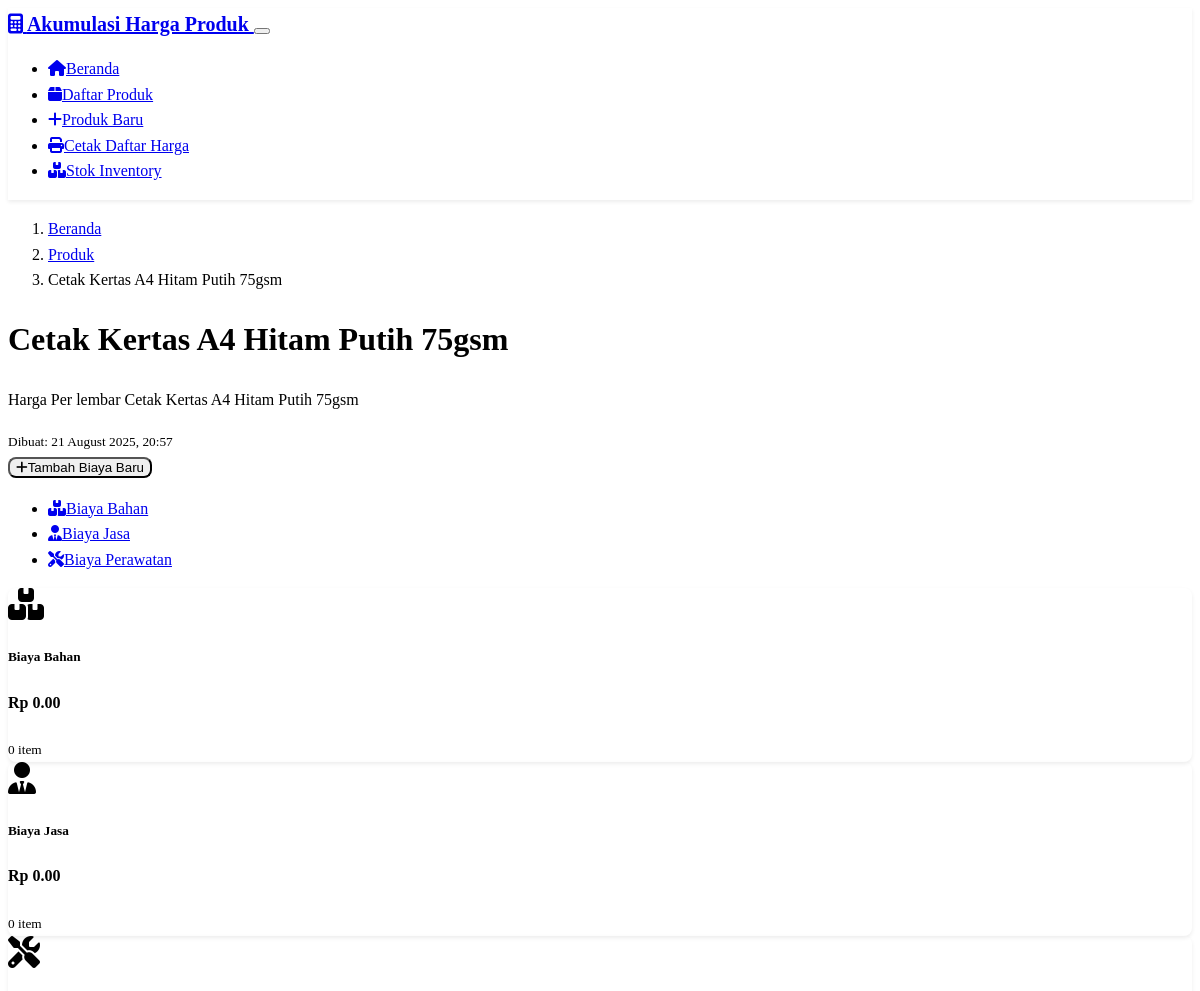
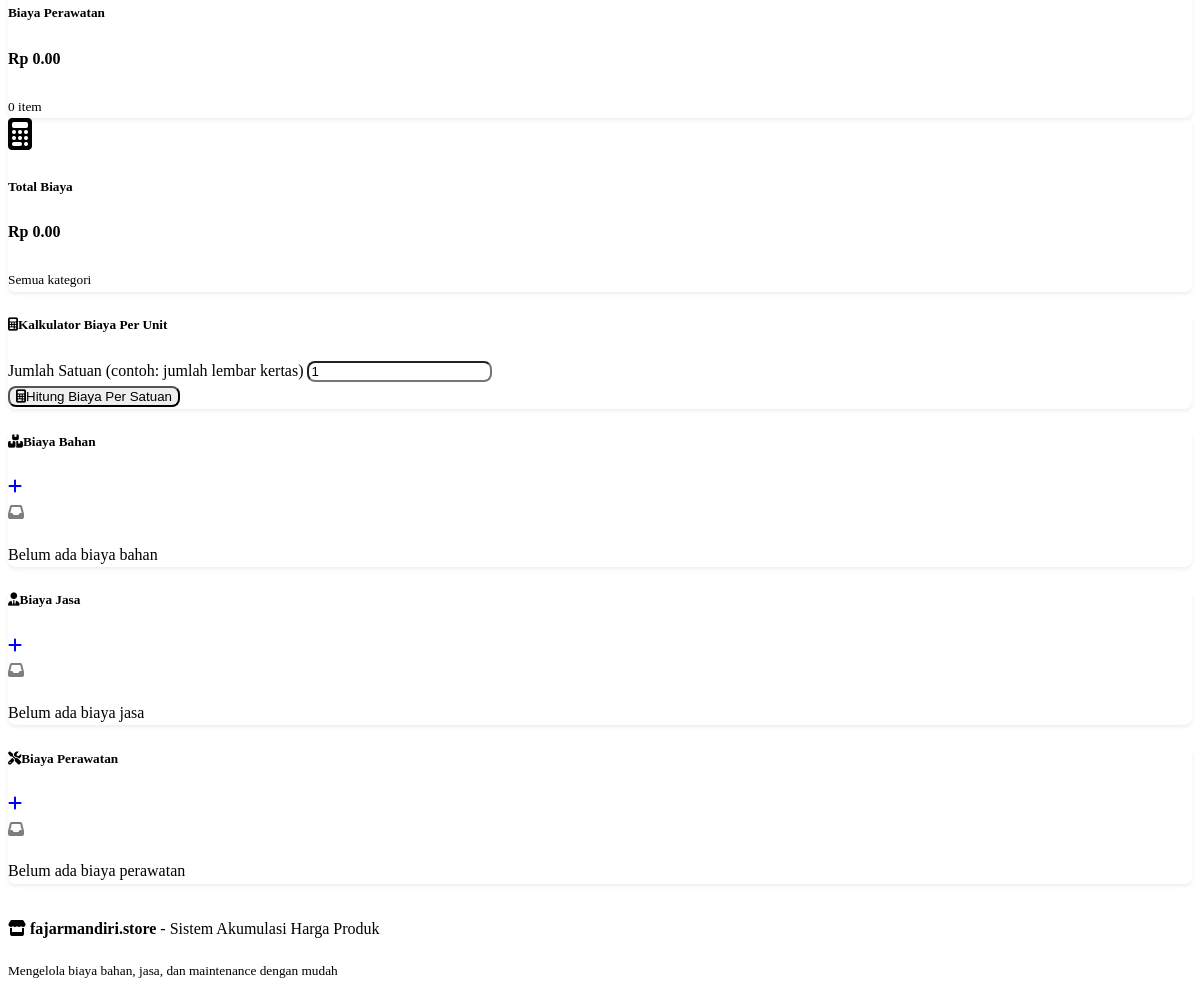
Page /product/1 on the committed database (2 pictures, top to bottom).
### models.py (models this page shows, shortened)
class Product(db.Model):
    __tablename__ = 'products'
    id = db.Column(db.Integer, primary_key=True)
    name = db.Column(db.String(100), nullable=False)
    description = db.Column(db.Text)
    created_at = db.Column(db.DateTime, default=datetime.utcnow)
    updated_at = db.Column(db.DateTime, default=datetime.utcnow, onupdate=datetime.utcnow)
    material_costs = db.relationship('MaterialCost', backref='product', lazy=True, cascade='all, delete-orphan')
    service_costs = db.relationship('ServiceCost', backref='product', lazy=True, cascade='all, delete-orphan')
    maintenance_costs = db.relationship('MaintenanceCost', backref='product', lazy=True, cascade='all, delete-orphan')
    @property
    def total_material_cost(self):
        return db.session.query(func.sum(MaterialCost.total_cost)).filter_by(product_id=self.id).scalar() or 0
    @property
    def total_service_cost(self):
        return db.session.query(func.sum(ServiceCost.total_cost)).filter_by(product_id=self.id).scalar() or 0
    @property
    def total_maintenance_cost(self):
        return db.session.query(func.sum(MaintenanceCost.total_cost)).filter_by(product_id=self.id).scalar() or 0
    @property
    def total_cost(self):
        return self.total_material_cost + self.total_service_cost + self.total_maintenance_cost

### routes.py (the view)
@app.route('/product/<int:product_id>')
def product_details(product_id):
    product = Product.query.get_or_404(product_id)
    return render_template('product_details.html', product=product)

### templates/product_details.html (shortened to what this page needs)
{% extends "base.html" %}
{% block content %}
<div class="row">
    <div class="col-12">
        <nav aria-label="breadcrumb">
            <ol class="breadcrumb">
                <li class="breadcrumb-item"><a href="{{ url_for('index') }}">Beranda</a></li>
                <li class="breadcrumb-item"><a href="{{ url_for('products') }}">Produk</a></li>
                <li class="breadcrumb-item active">{{ product.name }}</li>
            </ol>
        </nav>
        <div class="d-flex justify-content-between align-items-start mb-4">
            <div>
                <h1 class="h2 mb-0">{{ product.name }}</h1>
                {% if product.description %}
                    <p class="text-muted mb-0">{{ product.description }}</p>
                {% endif %}
                <small class="text-muted">Dibuat: {{ product.created_at.strftime('%d %B %Y, %H:%M') }}</small>
            </div>
            <div class="btn-group">
                <button class="btn btn-outline-secondary dropdown-toggle" type="button" data-bs-toggle="dropdown">
                    <i class="fas fa-plus me-2"></i>Tambah Biaya Baru
                </button>
                <ul class="dropdown-menu">
                    <li>
                        <a class="dropdown-item" href="{{ url_for('add_cost', product_id=product.id, cost_type='material') }}">
                            <i class="fas fa-boxes me-2"></i>Biaya Bahan
                        </a>
                    </li>
                    <li>
                        <a class="dropdown-item" href="{{ url_for('add_cost', product_id=product.id, cost_type='service') }}">
                            <i class="fas fa-user-tie me-2"></i>Biaya Jasa
                        </a>
                    </li>
                    <li>
                        <a class="dropdown-item" href="{{ url_for('add_cost', product_id=product.id, cost_type='maintenance') }}">
                            <i class="fas fa-tools me-2"></i>Biaya Perawatan
                        </a>
                    </li>
                </ul>
            </div>
        </div>
        <div class="row mb-4">
            <div class="col-md-3">
                <div class="card bg-primary bg-opacity-10 border-primary">
                    <div class="card-body text-center">
                        <i class="fas fa-boxes fa-2x text-primary mb-2"></i>
                        <h5 class="card-title">Biaya Bahan</h5>
                        <h4 class="text-primary">Rp {{ "{:,.2f}".format(product.total_material_cost) }}</h4>
                        <small class="text-muted">{{ product.material_costs|length }} item</small>
                    </div>
                </div>
            </div>
            <div class="col-md-3">
                <div class="card bg-success bg-opacity-10 border-success">
                    <div class="card-body text-center">
                        <i class="fas fa-user-tie fa-2x text-success mb-2"></i>
                        <h5 class="card-title">Biaya Jasa</h5>
                        <h4 class="text-success">Rp {{ "{:,.2f}".format(product.total_service_cost) }}</h4>
                        <small class="text-muted">{{ product.service_costs|length }} item</small>
                    </div>
                </div>
            </div>
            <div class="col-md-3">
                <div class="card bg-warning bg-opacity-10 border-warning">
                    <div class="card-body text-center">
                        <i class="fas fa-tools fa-2x text-warning mb-2"></i>
                        <h5 class="card-title">Biaya Perawatan</h5>
                        <h4 class="text-warning">Rp {{ "{:,.2f}".format(product.total_maintenance_cost) }}</h4>
                        <small class="text-muted">{{ product.maintenance_costs|length }} item</small>
                    </div>
                </div>
            </div>
            <div class="col-md-3">
                <div class="card bg-info bg-opacity-10 border-info">
                    <div class="card-body text-center">
                        <i class="fas fa-calculator fa-2x text-info mb-2"></i>
                        <h5 class="card-title">Total Biaya</h5>
                        <h4 class="text-info">Rp {{ "{:,.2f}".format(product.total_cost) }}</h4>
                        <small class="text-muted">Semua kategori</small>
                    </div>
                </div>
            </div>
        </div>
        <div class="card mb-4">
            <div class="card-header">
                <h5 class="card-title mb-0">
                    <i class="fas fa-calculator me-2"></i>Kalkulator Biaya Per Unit
                </h5>
            </div>
            <div class="card-body">
                <form class="row g-3" onsubmit="calculateUnitCost(event)">
                    <div class="col-md-6">
                        <label for="units" class="form-label">Jumlah Satuan (contoh: jumlah lembar kertas)</label>
                        <input type="number" class="form-control" id="units" min="1" value="1" required>
                    </div>
                    <div class="col-md-6 d-flex align-items-end">
                        <button type="submit" class="btn btn-info">
                            <i class="fas fa-calculator me-2"></i>Hitung Biaya Per Satuan
                        </button>
                    </div>
                </form>
            </div>
        </div>
        <div class="row">
            <div class="col-lg-4 mb-4">
                <div class="card h-100">
                    <div class="card-header d-flex justify-content-between align-items-center">
                        <h5 class="mb-0">
                            <i class="fas fa-boxes text-primary me-2"></i>Biaya Bahan
                        </h5>
                        <a href="{{ url_for('add_cost', product_id=product.id, cost_type='material') }}"
                           class="btn btn-sm btn-outline-primary">
                            <i class="fas fa-plus"></i>
                        </a>
                    </div>
                    <div class="card-body">
                        {% if product.material_costs %}
                            {% for material in product.material_costs %}
                                <div class="d-flex justify-content-between align-items-start mb-3 pb-2 border-bottom">
                                    <div class="flex-grow-1">
                                        <h6 class="mb-1">{{ material.material_name }}</h6>
                                        <small class="text-muted">
                                            {{ material.quantity }} {{ material.unit }} ×
                                            Rp {{ "{:,.2f}".format(material.unit_cost) }}
                                        </small>
                                        {% if material.notes %}
                                            <br><small class="text-muted">{{ material.notes }}</small>
                                        {% endif %}
                                    </div>
                                    <div class="text-end">
                                        <strong>Rp {{ "{:,.2f}".format(material.total_cost) }}</strong>
                                        <form method="POST" action="{{ url_for('delete_cost', cost_type='material', cost_id=material.id) }}"
                                              class="d-inline" onsubmit="return confirm('Hapus biaya bahan ini?')">
                                            <button type="submit" class="btn btn-sm btn-outline-danger ms-1">
                                                <i class="fas fa-trash"></i>
                                            </button>
                                        </form>
                                    </div>
                                </div>
                            {% endfor %}
                        {% else %}
                            <div class="text-center py-3">
                                <i class="fas fa-inbox text-muted mb-2"></i>
                                <p class="text-muted mb-0">Belum ada biaya bahan</p>
                            </div>
                        {% endif %}
                    </div>
                </div>
            </div>
            <div class="col-lg-4 mb-4">
                <div class="card h-100">
                    <div class="card-header d-flex justify-content-between align-items-center">
                        <h5 class="mb-0">
                            <i class="fas fa-user-tie text-success me-2"></i>Biaya Jasa
                        </h5>
                        <a href="{{ url_for('add_cost', product_id=product.id, cost_type='service') }}"
                           class="btn btn-sm btn-outline-success">
                            <i class="fas fa-plus"></i>
                        </a>
                    </div>
                    <div class="card-body">
                        {% if product.service_costs %}
                            {% for service in product.service_costs %}
                                <div class="d-flex justify-content-between align-items-start mb-3 pb-2 border-bottom">
                                    <div class="flex-grow-1">
                                        <h6 class="mb-1">{{ service.service_name }}</h6>
                                        <small class="text-muted">
                                            {{ service.service_type|title }} -
                                            {{ service.quantity }} {{ service.unit }} ×
                                            Rp {{ "{:,.2f}".format(service.unit_cost) }}
                                        </small>
                                        {% if service.notes %}
                                            <br><small class="text-muted">{{ service.notes }}</small>
                                        {% endif %}
                                    </div>
                                    <div class="text-end">
                                        <strong>Rp {{ "{:,.2f}".format(service.total_cost) }}</strong>
                                        <form method="POST" action="{{ url_for('delete_cost', cost_type='service', cost_id=service.id) }}"
                                              class="d-inline" onsubmit="return confirm('Hapus biaya jasa ini?')">
                                            <button type="submit" class="btn btn-sm btn-outline-danger ms-1">
                                                <i class="fas fa-trash"></i>
                                            </button>
                                        </form>
                                    </div>
                                </div>
                            {% endfor %}
                        {% else %}
                            <div class="text-center py-3">
                                <i class="fas fa-inbox text-muted mb-2"></i>
                                <p class="text-muted mb-0">Belum ada biaya jasa</p>
                            </div>
                        {% endif %}
                    </div>
                </div>
            </div>
            <div class="col-lg-4 mb-4">
                <div class="card h-100">
                    <div class="card-header d-flex justify-content-between align-items-center">
                        <h5 class="mb-0">
                            <i class="fas fa-tools text-warning me-2"></i>Biaya Perawatan
                        </h5>
                        <a href="{{ url_for('add_cost', product_id=product.id, cost_type='maintenance') }}"
                           class="btn btn-sm btn-outline-warning">
                            <i class="fas fa-plus"></i>
                        </a>
                    </div>
                    <div class="card-body">
                        {% if product.maintenance_costs %}
                            {% for maintenance in product.maintenance_costs %}
                                <div class="d-flex justify-content-between align-items-start mb-3 pb-2 border-bottom">
                                    <div class="flex-grow-1">
                                        <h6 class="mb-1">{{ maintenance.equipment_name }}</h6>
                                        <small class="text-muted">
                                            {{ maintenance.maintenance_type|title }} -
                                            {{ maintenance.quantity }} {{ maintenance.unit }} ×
                                            Rp {{ "{:,.2f}".format(maintenance.unit_cost) }}
                                        </small>
                                        {% if maintenance.notes %}
                                            <br><small class="text-muted">{{ maintenance.notes }}</small>
                                        {% endif %}
                                    </div>
                                    <div class="text-end">
                                        <strong>Rp {{ "{:,.2f}".format(maintenance.total_cost) }}</strong>
                                        <form method="POST" action="{{ url_for('delete_cost', cost_type='maintenance', cost_id=maintenance.id) }}"
                                              class="d-inline" onsubmit="return confirm('Hapus biaya maintenance ini?')">
                                            <button type="submit" class="btn btn-sm btn-outline-danger ms-1">
                                                <i class="fas fa-trash"></i>
                                            </button>
                                        </form>
                                    </div>
                                </div>
                            {% endfor %}
                        {% else %}
                            <div class="text-center py-3">
                                <i class="fas fa-inbox text-muted mb-2"></i>
                                <p class="text-muted mb-0">Belum ada biaya perawatan</p>
                            </div>
                        {% endif %}
                    </div>
                </div>
            </div>
        </div>
    </div>
</div>
{% endblock %}

### static/style.css (style rules this page uses)
:root { --border-radius: 0.5rem; --transition: all 0.3s ease; --shadow: 0 0.125rem 0.25rem rgba(0, 0, 0, 0.075); --shadow-hover: 0 0.5rem 1rem rgba(0, 0, 0, 0.15); }
body { line-height: 1.6; min-height: 100vh; display: flex; flex-direction: column; }
.card { border-radius: var(--border-radius); box-shadow: var(--shadow); transition: var(--transition); border: 1px solid var(--bs-border-color); }
.card-header { background-color: transparent; border-bottom: 1px solid var(--bs-border-color); font-weight: 600; }
.btn { border-radius: var(--border-radius); font-weight: 500; transition: var(--transition); }
.form-control, .form-select { border-radius: var(--border-radius); transition: var(--transition); }
.text-center i.fa-inbox, .text-center i.fa-5x { opacity: 0.5; }

### rows in the picture
Product: name "Cetak Kertas A4 Hitam Putih 75gsm", description "Harga Per lembar Cetak Kertas A4 Hitam Putih 75gsm", created_at "21 August 2025, 20:57"

### other values in the picture
{{ "{:,.2f}".format(product.total_material_cost) }} "0.00"
{{ product.material_costs|length }} "0"
{{ "{:,.2f}".format(product.total_service_cost) }} "0.00"
{{ product.service_costs|length }} "0"
{{ "{:,.2f}".format(product.total_maintenance_cost) }} "0.00"
{{ product.maintenance_costs|length }} "0"
{{ "{:,.2f}".format(product.total_cost) }} "0.00"
